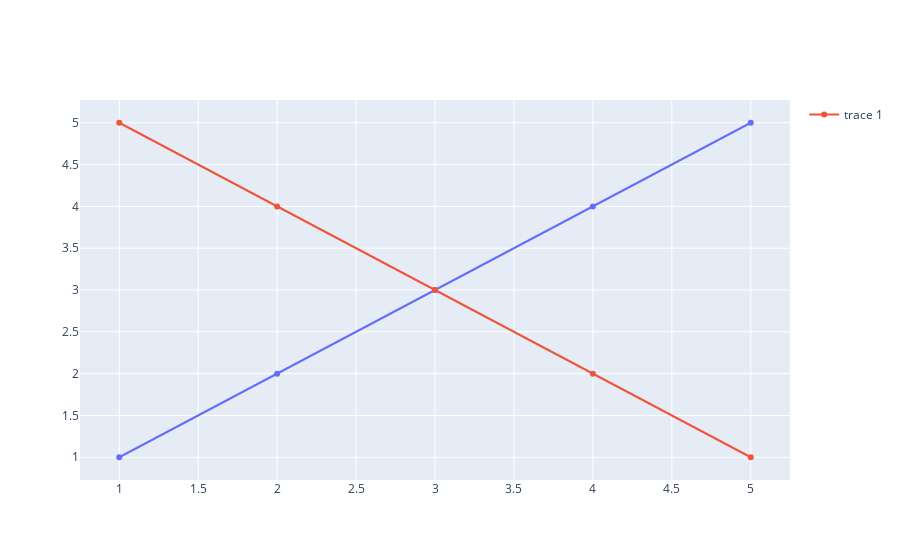

Notebook cell for this chart:
### Markdown cell above
<h4 id="Hide-Legend-Entries">Hide Legend Entries<a class="anchor-link" href="#Hide-Legend-Entries">¶</a></h4>

### Code cell
import plotly.graph_objects as go

fig = go.Figure()

fig.add_trace(go.Scatter(
    x=[1, 2, 3, 4, 5],
    y=[1, 2, 3, 4, 5],
    showlegend=False
))


fig.add_trace(go.Scatter(
    x=[1, 2, 3, 4, 5],
    y=[5, 4, 3, 2, 1],
))

fig.update_layout(showlegend=True)

fig.show()

### Figure 1 — Plotly figure (JSON) as saved in the notebook; plotly's stock layout.template omitted (floating-point values rounded to 4 significant figures)
{"data": [{"showlegend": false, "type": "scatter", "x": [1, 2, 3, 4, 5], "y": [1, 2, 3, 4, 5]}, {"type": "scatter", "x": [1, 2, 3, 4, 5], "y": [5, 4, 3, 2, 1]}], "layout": {"showlegend": true}}
